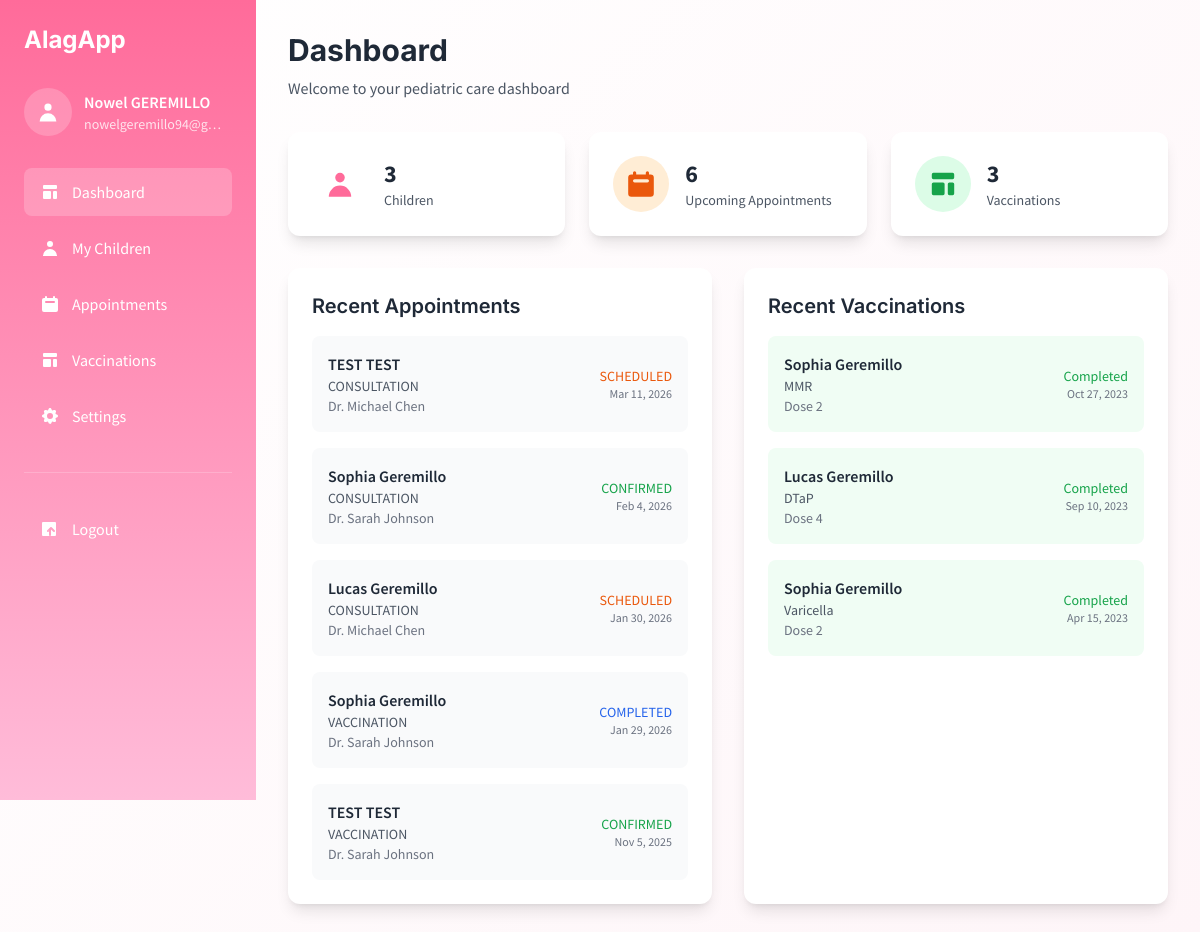
The app's page /parent-dashboard.php (signed in) with its own data.
### tables this page shows
CREATE TABLE `appointments` (
  `id` int(11) NOT NULL,
  `patient_id` int(11) NOT NULL,
  `doctor_id` int(11) NOT NULL,
  `appointment_date` date NOT NULL,
  `appointment_time` time NOT NULL,
  `type` enum('CONSULTATION','VACCINATION','CHECKUP','FOLLOW_UP','OTHER') NOT NULL,
  `status` enum('SCHEDULED','CONFIRMED','IN_PROGRESS','COMPLETED','CANCELLED','NO_SHOW') DEFAULT 'SCHEDULED',
  `reason` text DEFAULT NULL,
  `notes` text DEFAULT NULL,
  `duration` int(11) DEFAULT 30,
  `created_by` int(11) DEFAULT NULL,
  `created_at` timestamp NOT NULL DEFAULT current_timestamp(),
  `updated_at` timestamp NOT NULL DEFAULT current_timestamp() ON UPDATE current_timestamp()
);

CREATE TABLE `patients` (
  `id` int(11) NOT NULL,
  `parent_id` int(11) NOT NULL,
  `first_name` varchar(50) NOT NULL,
  `last_name` varchar(50) NOT NULL,
  `date_of_birth` date NOT NULL,
  `gender` enum('MALE','FEMALE','OTHER') NOT NULL,
  `blood_type` enum('A+','A-','B+','B-','AB+','AB-','O+','O-') DEFAULT NULL,
  `height` decimal(5,2) DEFAULT NULL,
  `weight` decimal(5,2) DEFAULT NULL,
  `allergies` text DEFAULT NULL,
  `medical_conditions` text DEFAULT NULL,
  `special_notes` text DEFAULT NULL,
  `profile_picture` varchar(255) DEFAULT NULL,
  `created_at` timestamp NOT NULL DEFAULT current_timestamp(),
  `updated_at` timestamp NOT NULL DEFAULT current_timestamp() ON UPDATE current_timestamp()
);

CREATE TABLE `users` (
  `id` int(11) NOT NULL,
  `first_name` varchar(50) NOT NULL,
  `last_name` varchar(50) NOT NULL,
  `email` varchar(100) NOT NULL,
  `phone` varchar(20) DEFAULT NULL,
  `password` varchar(255) NOT NULL,
  `user_type` enum('PARENT','DOCTOR','DOCTOR_OWNER','ADMIN') NOT NULL DEFAULT 'PARENT',
  `status` enum('active','inactive','suspended') DEFAULT 'active',
  `date_of_birth` date DEFAULT NULL,
  `gender` enum('MALE','FEMALE','OTHER') DEFAULT NULL,
  `address` text DEFAULT NULL,
  `emergency_contact_name` varchar(100) DEFAULT NULL,
  `emergency_contact_phone` varchar(20) DEFAULT NULL,
  `profile_picture` varchar(255) DEFAULT NULL,
  `specialization` varchar(100) DEFAULT NULL,
  `license_number` varchar(50) DEFAULT NULL,
  `years_of_experience` int(11) DEFAULT NULL,
  `created_at` timestamp NOT NULL DEFAULT current_timestamp(),
  `updated_at` timestamp NOT NULL DEFAULT current_timestamp() ON UPDATE current_timestamp()
);

CREATE TABLE `vaccination_records` (
  `id` int(11) NOT NULL,
  `patient_id` int(11) NOT NULL,
  `vaccine_name` varchar(100) NOT NULL,
  `vaccine_type` enum('ROUTINE','OPTIONAL','SPECIAL') DEFAULT 'ROUTINE',
  `dose_number` int(11) DEFAULT NULL,
  `total_doses` int(11) DEFAULT NULL,
  `administration_date` date NOT NULL,
  `next_due_date` date DEFAULT NULL,
  `administered_by` int(11) DEFAULT NULL,
  `lot_number` varchar(50) DEFAULT NULL,
  `manufacturer` varchar(100) DEFAULT NULL,
  `site` enum('LEFT_ARM','RIGHT_ARM','LEFT_THIGH','RIGHT_THIGH','ORAL') DEFAULT 'LEFT_ARM',
  `notes` text DEFAULT NULL,
  `status` enum('COMPLETED','SCHEDULED','MISSED','OVERDUE') DEFAULT 'COMPLETED',
  `created_at` timestamp NOT NULL DEFAULT current_timestamp()
);

### parent-dashboard.php (the view, shortened to what the rows shown need)
<?php
require 'db_connect.php';
$user_id = $_SESSION['user_id'];
$appointments_query = "SELECT a.*, p.first_name as child_first_name, p.last_name as child_last_name,
                              u.first_name as doctor_first_name, u.last_name as doctor_last_name
                       FROM appointments a
                       JOIN patients p ON a.patient_id = p.id
                       JOIN users u ON a.doctor_id = u.id
                       WHERE p.parent_id = ?
                       ORDER BY a.appointment_date DESC, a.appointment_time DESC";
$stmt = mysqli_prepare($conn, $appointments_query);
mysqli_stmt_bind_param($stmt, "i", $user_id);
mysqli_stmt_execute($stmt);
$appointments_result = mysqli_stmt_get_result($stmt);
$appointments = [];
while ($row = mysqli_fetch_assoc($appointments_result)) {
    $appointments[] = $row;
}
$vaccinations_query = "SELECT vr.*, p.first_name as child_first_name, p.last_name as child_last_name,
                              u.first_name as doctor_first_name, u.last_name as doctor_last_name,
                              p.date_of_birth as child_dob
                       FROM vaccination_records vr
                       JOIN patients p ON vr.patient_id = p.id
                       LEFT JOIN users u ON vr.administered_by = u.id
                       WHERE p.parent_id = ?
                       ORDER BY vr.administration_date DESC, vr.vaccine_name ASC";
$stmt = mysqli_prepare($conn, $vaccinations_query);
mysqli_stmt_bind_param($stmt, "i", $user_id);
mysqli_stmt_execute($stmt);
$vaccinations_result = mysqli_stmt_get_result($stmt);
$vaccinations = [];
while ($row = mysqli_fetch_assoc($vaccinations_result)) {
    $vaccinations[] = $row;
}
function getStatusColor($status) {
    switch ($status) {
        case 'SCHEDULED': return 'text-orange-600';
        case 'CONFIRMED': return 'text-green-600';
        case 'COMPLETED': return 'text-blue-600';
    }
}
?>
<!DOCTYPE html>
<html lang="en">
<head>
    <script src="https://cdn.tailwindcss.com"></script>
    <link href="css/shared.css" rel="stylesheet">
    <link href="css/dashboard.css" rel="stylesheet">
</head>
<body class="bg-gray-50">
    <div class="flex min-h-screen">
        <div id="sidebar" class="sidebar w-64 text-white">
            <div class="p-4 md:p-6">
                <div class="flex justify-between items-center mb-6 md:mb-8">
                    <h1 class="text-xl md:text-2xl font-inter font-bold">AlagApp</h1>
                </div>
        </div>
    </div>
        <div class="main-content flex-1 overflow-auto min-h-screen">
            <div id="dashboard-section" class="section-content p-4 md:p-6 lg:p-8">
                <div class="mb-6 md:mb-8">
                    <h1 class="text-2xl md:text-3xl font-inter font-bold text-gray-800 mb-2">Dashboard</h1>
                </div>
                <div class="content-grid">
                    <div class="card-hover bg-white rounded-xl shadow-lg p-4 md:p-6">
                        <div class="space-y-3 md:space-y-4">
                            <?php if (count($appointments) > 0): ?>
                                <?php foreach (array_slice($appointments, 0, 5) as $appointment): ?>
                                    <div class="flex items-center justify-between p-3 md:p-4 bg-gray-50 rounded-lg">
                                        <div class="flex-1 min-w-0">
                                            <div class="font-semibold text-gray-800 text-sm md:text-base truncate">
                                                <?php echo htmlspecialchars($appointment['child_first_name'] . ' ' . $appointment['child_last_name']); ?>
                                            </div>
                                            <div class="text-xs md:text-sm text-gray-600 truncate"><?php echo htmlspecialchars($appointment['type']); ?></div>
                                            <div class="text-xs md:text-sm text-gray-500 truncate">
                                                Dr. <?php echo htmlspecialchars($appointment['doctor_first_name'] . ' ' . $appointment['doctor_last_name']); ?>
                                            </div>
                                        </div>
                                        <div class="text-right ml-2">
                                            <div class="text-xs md:text-sm font-medium <?php echo getStatusColor($appointment['status']); ?>">
                                                <?php echo htmlspecialchars($appointment['status']); ?>
                                            </div>
                                            <div class="text-xs text-gray-500">
                                                <?php echo date('M j, Y', strtotime($appointment['appointment_date'])); ?>
                                            </div>
                                        </div>
                                    </div>
                                <?php endforeach; ?>
                            <?php else: ?>
                                <p class="text-gray-500 text-sm md:text-base">No recent appointments</p>
                            <?php endif; ?>
                        </div>
                    </div>
                    <div class="card-hover bg-white rounded-xl shadow-lg p-4 md:p-6">
                        <div class="space-y-3 md:space-y-4">
                            <?php if (count($vaccinations) > 0): ?>
                                <?php foreach (array_slice($vaccinations, 0, 5) as $vaccination): ?>
                                    <div class="flex items-center justify-between p-3 md:p-4 bg-green-50 rounded-lg">
                                        <div class="flex-1 min-w-0">
                                            <div class="font-semibold text-gray-800 text-sm md:text-base truncate">
                                                <?php echo htmlspecialchars($vaccination['child_first_name'] . ' ' . $vaccination['child_last_name']); ?>
                                            </div>
                                            <div class="text-xs md:text-sm text-gray-600 truncate"><?php echo htmlspecialchars($vaccination['vaccine_name']); ?></div>
                                            <div class="text-xs md:text-sm text-gray-500 truncate">
                                                Dose <?php echo htmlspecialchars($vaccination['dose_number']); ?>
                                            </div>
                                        </div>
                                        <div class="text-right ml-2">
                                            <div class="text-xs md:text-sm font-medium text-green-600">Completed</div>
                                            <div class="text-xs text-gray-500">
                                                <?php echo date('M j, Y', strtotime($vaccination['administration_date'])); ?>
                                            </div>
                                        </div>
                                    </div>
                                <?php endforeach; ?>
                            <?php else: ?>
                                <p class="text-gray-500 text-sm md:text-base">No vaccination records</p>
                            <?php endif; ?>
                        </div>
                    </div>
                </div>
            </div>
        </div>
    </div>
</body>
</html>

### records on screen
appointments: patient.last_name "TEST TEST", type "CONSULTATION", doctor.last_name "Michael Chen", status "SCHEDULED", appointment_date "Mar 11, 2026"
appointments: patient.last_name "Sophia Geremillo", type "CONSULTATION", doctor.last_name "Sarah Johnson", status "CONFIRMED", appointment_date "Feb 4, 2026"
appointments: patient.last_name "Lucas Geremillo", type "CONSULTATION", doctor.last_name "Michael Chen", status "SCHEDULED", appointment_date "Jan 30, 2026"
appointments: patient.last_name "Sophia Geremillo", type "VACCINATION", doctor.last_name "Sarah Johnson", status "COMPLETED", appointment_date "Jan 29, 2026"
appointments: patient.last_name "TEST TEST", type "VACCINATION", doctor.last_name "Sarah Johnson", status "CONFIRMED", appointment_date "Nov 5, 2025"
vaccination_records: patient.last_name "Sophia Geremillo", vaccine_name "MMR", dose_number "2", administration_date "Oct 27, 2023"
vaccination_records: patient.last_name "Lucas Geremillo", vaccine_name "DTaP", dose_number "4", administration_date "Sep 10, 2023"
vaccination_records: patient.last_name "Sophia Geremillo", vaccine_name "Varicella", dose_number "2", administration_date "Apr 15, 2023"

### other values on screen
$user_name "Nowel GEREMILLO"
$user_email "nowelgeremillo94@g…"
count($children) "3"
$upcoming_count "6"
count($vaccinations) "3"
